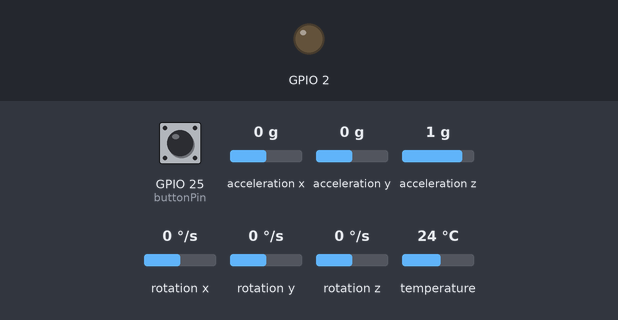
The sketch below on a simulated ESP32. Parts: output pins drawn as LEDs (lit = HIGH). Inputs (shaded band) come from the test bench; at power-on: GPIO 25 (buttonPin) HIGH, acceleration x 0 g, acceleration y 0 g, acceleration z 1 g, rotation x 0 °/s, rotation y 0 °/s, rotation z 0 °/s, temperature 24 °C. WiFi joins after 1.5 s; servers stay silent unless stated; what the sketch prints to the serial monitor is not drawn.

Above: at 2.7 s.
2.8 s: GPIO 25 (buttonPin) pulled LOW for 0.15 s
4.4 s: GPIO 25 (buttonPin) pulled LOW for 3.2 s
9.1 s: GPIO 25 (buttonPin) pulled LOW for 1 s
At 10.6 s:
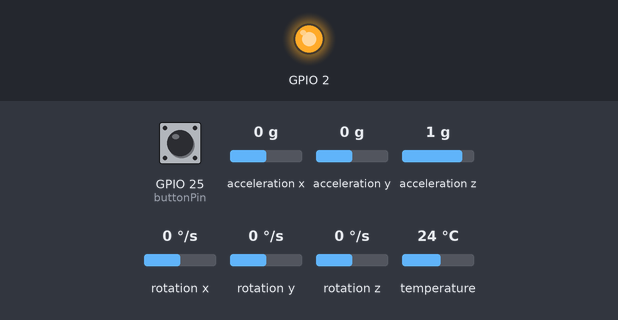
11.8 s: acceleration x set to -0.8 g
Timing chart, 0 to 21.8 s (numbered marks = the images above; inputs shaded):
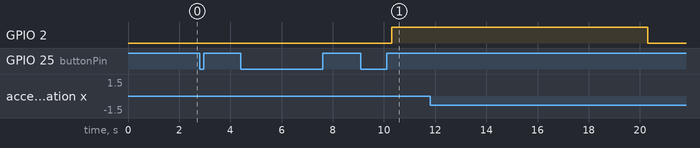

The sketch:

mpu_calibrate-read_2-sensors.ino
```cpp
#include <Adafruit_MPU6050.h>
#include <Adafruit_Sensor.h>
#include <Wire.h>
#include <WiFi.h>
#include <math.h>

// ----- Wi‑Fi and TCP Server Settings -----
const char* ssid     = "396 Johnson";
const char* password = "#396J/king0nt";
const char* serverIP = "192.168.5.40";  // Your Mac's IP address running the TCP server
const uint16_t serverPort = 1234;       // TCP server port

// ----- Button and Sampling Settings -----
const int buttonPin = 25;         // Push button on GPIO25 (active LOW)
#define SAMPLE_INTERVAL 10        // Sample every 10 ms
#define COLLECTION_DURATION 10000 // Collect for 10000 ms (10 seconds)

// ----- Create Two MPU6050 Objects -----
Adafruit_MPU6050 mpu1;  // Sensor 1 at address 0x68 (AD0 tied to GND)
Adafruit_MPU6050 mpu2;  // Sensor 2 at address 0x69 (AD0 tied to VCC)

// ----- WiFi Client -----
WiFiClient client;

// For yaw integration (in degrees) for each sensor
float yaw1 = 0.0, yaw2 = 0.0;
unsigned long lastIntegrationTime = 0;

// Dataset counter
int datasetCount = 0;

// Calibration offsets for both sensors
struct SensorOffsets {
  float accel[3];
  float gyro[3];
};
SensorOffsets offsets1, offsets2;
bool hasCalibrated = false;

// ----- Calibration Function -----
void calibrateSensor(Adafruit_MPU6050 &mpu, SensorOffsets &offsets) {
  const int numSamples = 100;
  float ax = 0, ay = 0, az = 0;
  float gx = 0, gy = 0, gz = 0;

  Serial.println("Calibrating... Keep sensor stable!");

  for (int i = 0; i < numSamples; i++) {
    sensors_event_t a, g, temp;
    mpu.getEvent(&a, &g, &temp);

    ax += a.acceleration.x;
    ay += a.acceleration.y;
    az += a.acceleration.z;

    gx += g.gyro.x;
    gy += g.gyro.y;
    gz += g.gyro.z;

    delay(10);
  }

  offsets.accel[0] = ax / numSamples;
  offsets.accel[1] = ay / numSamples;
  offsets.accel[2] = az / numSamples;
  offsets.gyro[0] = gx / numSamples;
  offsets.gyro[1] = gy / numSamples;
  offsets.gyro[2] = gz / numSamples;

  Serial.println("Calibration complete.");
}

void setup() {
  Serial.begin(115200);
  while (!Serial) {
    delay(10); // Wait for Serial to be ready
  }

  Wire.begin();
  pinMode(buttonPin, INPUT_PULLUP);

  // ----- Connect to Wi‑Fi -----
  Serial.print("Connecting to Wi‑Fi: ");
  Serial.println(ssid);
  WiFi.begin(ssid, password);
  while (WiFi.status() != WL_CONNECTED) {
    delay(500);
    Serial.print(".");
  }
  Serial.println();
  Serial.print("Wi‑Fi connected. ESP32 IP: ");
  Serial.println(WiFi.localIP());

  // ----- Initialize Sensor 1 -----
  if (!mpu1.begin(0x68)) {
    Serial.println("Failed to find MPU6050 sensor 1 (0x68)");
    while (1) { delay(10); }
  }
  Serial.println("MPU6050 Sensor 1 initialized.");

  // ----- Initialize Sensor 2 -----
  if (!mpu2.begin(0x69)) {
    Serial.println("Failed to find MPU6050 sensor 2 (0x69)");
    while (1) { delay(10); }
  }
  Serial.println("MPU6050 Sensor 2 initialized.");

  pinMode(2, OUTPUT);

  // Set sensor ranges and filter bandwidth for both sensors
  mpu1.setAccelerometerRange(MPU6050_RANGE_8_G);
  mpu1.setGyroRange(MPU6050_RANGE_500_DEG);
  mpu1.setFilterBandwidth(MPU6050_BAND_21_HZ);

  mpu2.setAccelerometerRange(MPU6050_RANGE_8_G);
  mpu2.setGyroRange(MPU6050_RANGE_500_DEG);
  mpu2.setFilterBandwidth(MPU6050_BAND_21_HZ);

  // Initialize integration timer
  lastIntegrationTime = millis();

  Serial.println("Ready. Press the button to start a 10-second data collection.");
}

void loop() {
  // Wait for a button press (active LOW)
  if (digitalRead(buttonPin) == LOW) {
    unsigned long buttonPressTime = millis();

    // Check if the button is held for more than 3 seconds for calibration
    while (digitalRead(buttonPin) == LOW) {
      if (millis() - buttonPressTime > 3000) {
        Serial.println("Calibrating Sensor 1...");
        calibrateSensor(mpu1, offsets1);
        Serial.println("Calibrating Sensor 2...");
        calibrateSensor(mpu2, offsets2);
        hasCalibrated = true;
        Serial.println("Calibration complete.");
        return;
      }
    }

    // If calibration is done, start data collection
    if (hasCalibrated) {
      datasetCount++;  // New dataset
      Serial.print("Button pressed: starting dataset ");
      Serial.println(datasetCount);

      // Attempt to connect to the TCP server
      if (!client.connect(serverIP, serverPort)) {
        Serial.println("Failed to connect to TCP server.");
        return;
      }

      // Send a unique dataset header
      char datasetHeader[64];
      sprintf(datasetHeader, "----- Dataset: Dataset_%03d -----", datasetCount);
      client.println(datasetHeader);
      Serial.println(datasetHeader);

      // Send CSV column header
      client.println("Time_ms,Pitch1,Yaw1,Roll1,RawAx1,RawAy1,RawAz1,RawGx1,RawGy1,RawGz1,Pitch2,Yaw2,Roll2,RawAx2,RawAy2,RawAz2,RawGx2,RawGy2,RawGz2");
      Serial.println("Time_ms,Pitch1,Yaw1,Roll1,RawAx1,RawAy1,RawAz1,RawGx1,RawGy1,RawGz1,Pitch2,Yaw2,Roll2,RawAx2,RawAy2,RawAz2,RawGx2,RawGy2,RawGz2");

      // Reset yaw integration for each sensor
      yaw1 = 0.0;
      yaw2 = 0.0;
      unsigned long collectionStart = millis();
      lastIntegrationTime = collectionStart;
      unsigned long previousSampleTime = collectionStart;

      // Collect data for exactly 10 seconds (regardless of button state)
      while (millis() - collectionStart < COLLECTION_DURATION) {
        digitalWrite(2, HIGH);
        unsigned long currentTime = millis();
        if (currentTime - previousSampleTime < SAMPLE_INTERVAL)
          continue;  // Wait until 10 ms have passed

        float dt = (currentTime - lastIntegrationTime) / 1000.0; // delta time in seconds
        lastIntegrationTime = currentTime;
        previousSampleTime = currentTime;

        // ----- Read sensor events from both sensors -----
        sensors_event_t a1, g1, temp1;
        sensors_event_t a2, g2, temp2;
        mpu1.getEvent(&a1, &g1, &temp1);
        mpu2.getEvent(&a2, &g2, &temp2);

        // Apply calibration offsets
        a1.acceleration.x -= offsets1.accel[0];
        a1.acceleration.y -= offsets1.accel[1];
        a1.acceleration.z -= offsets1.accel[2];
        g1.gyro.x -= offsets1.gyro[0];
        g1.gyro.y -= offsets1.gyro[1];
        g1.gyro.z -= offsets1.gyro[2];

        a2.acceleration.x -= offsets2.accel[0];
        a2.acceleration.y -= offsets2.accel[1];
        a2.acceleration.z -= offsets2.accel[2];
        g2.gyro.x -= offsets2.gyro[0];
        g2.gyro.y -= offsets2.gyro[1];
        g2.gyro.z -= offsets2.gyro[2];

        // --- Sensor 1 Data ---
        float raw_ax1 = a1.acceleration.x;
        float raw_ay1 = a1.acceleration.y;
        float raw_az1 = a1.acceleration.z;
        float raw_gx1 = g1.gyro.x;
        float raw_gy1 = g1.gyro.y;
        float raw_gz1 = g1.gyro.z;

        // Remap accelerometer data for sensor 1 (rotate +90° about X):
        float ax1 = raw_ax1;
        float ay1 = -raw_az1;
        float az1 = raw_ay1;
        float az_corr1 = -az1;
        float pitch1 = atan2(-ax1, sqrt(ay1 * ay1 + az_corr1 * az_corr1)) * 180.0 / PI;
        float roll1  = atan2(ay1, az_corr1) * 180.0 / PI;

        // Remap gyro data for sensor 1 (rotate +90° about X):
        float gx1 = raw_gx1;
        float gy1 = -raw_gz1;
        float gz1 = raw_gy1;
        yaw1 += gz1 * dt * 180.0 / PI;

        // --- Sensor 2 Data ---
        float raw_ax2 = a2.acceleration.x;
        float raw_ay2 = a2.acceleration.y;
        float raw_az2 = a2.acceleration.z;
        float raw_gx2 = g2.gyro.x;
        float raw_gy2 = g2.gyro.y;
        float raw_gz2 = g2.gyro.z;

        float ax2 = raw_ax2;
        float ay2 = -raw_az2;
        float az2 = raw_ay2;
        float az_corr2 = -az2;
        float pitch2 = atan2(-ax2, sqrt(ay2 * ay2 + az_corr2 * az_corr2)) * 180.0 / PI;
        float roll2  = atan2(ay2, az_corr2) * 180.0 / PI;

        float gx2 = raw_gx2;
        float gy2 = -raw_gz2;
        float gz2 = raw_gy2;
        yaw2 += gz2 * dt * 180.0 / PI;

        // Create a CSV line with elapsed time and data from both sensors
        unsigned long elapsed = currentTime - collectionStart;
        char csvLine[300];
        sprintf(csvLine,
                "%lu,%.3f,%.3f,%.3f,%.3f,%.3f,%.3f,%.3f,%.3f,%.3f,%.3f,%.3f,%.3f,%.3f,%.3f,%.3f,%.3f,%.3f,%.3f",
                elapsed,
                pitch1, yaw1, roll1,
                raw_ax1, raw_ay1, raw_az1,
                raw_gx1, raw_gy1, raw_gz1,
                pitch2, yaw2, roll2,
                raw_ax2, raw_ay2, raw_az2,
                raw_gx2, raw_gy2, raw_gz2);

        // Send the CSV line over TCP and also print to Serial
        client.println(csvLine);
        Serial.println(csvLine);
      } // End of 10-second data collection loop
      digitalWrite(2, LOW);
      Serial.println("Dataset collection complete.");
      client.stop();
    } else {
      Serial.println("Please calibrate sensors before collecting data.");
    }
  } else {
    delay(10);
  }
}
```

Measured:
- after the input at 2.8 s, every drawn part: stays the same
- after the input at 4.4 s, every drawn part: stays the same
- after the input at 9.1 s, GPIO 2: LOW → HIGH after 1.2 s
